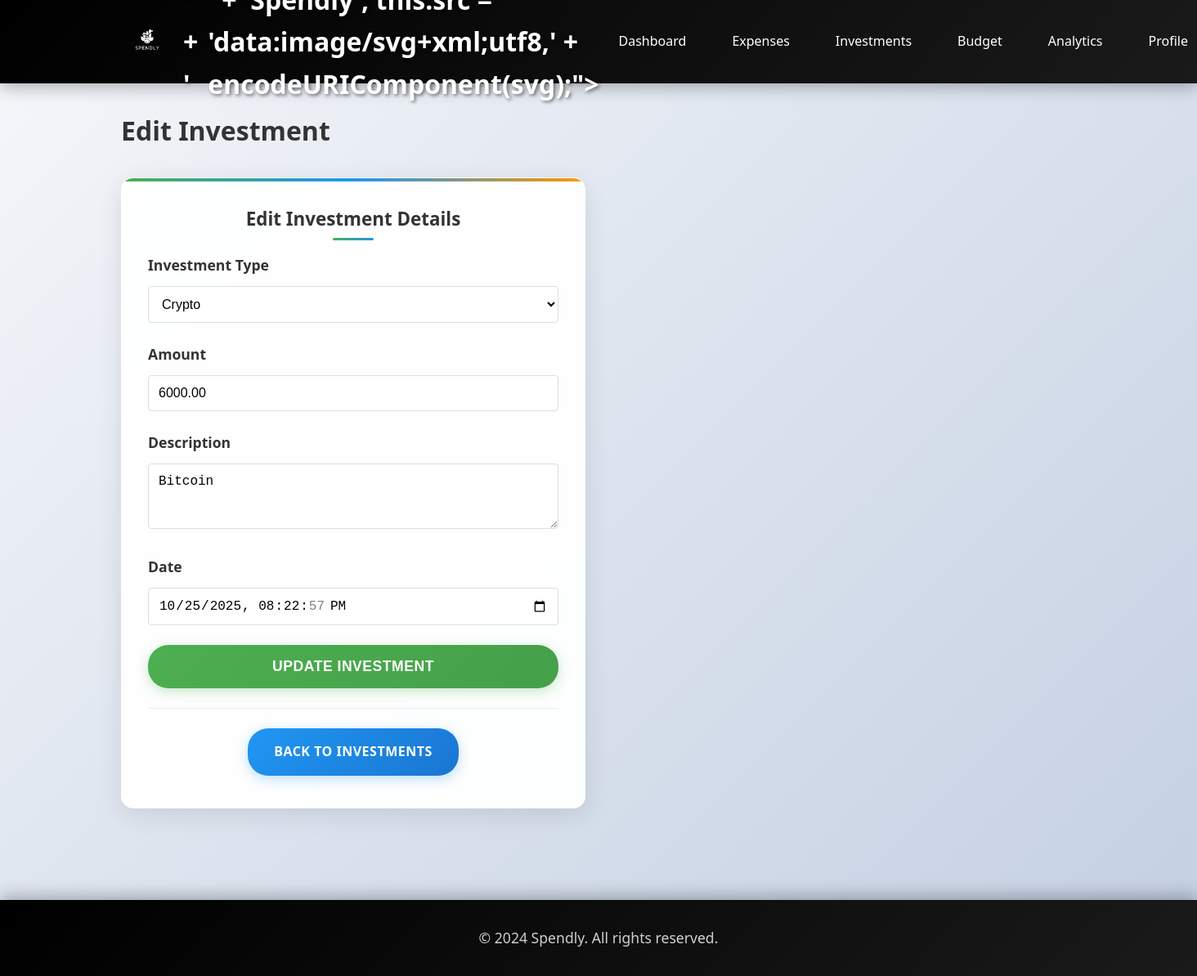
Page /investments/edit/16/ (signed in) on the committed database.
### budget/models.py (models this page shows, shortened)
class Investment(models.Model):
    INVESTMENT_TYPE_CHOICES = [
        ('Stocks', 'Stocks'),
        ('Mutual Funds', 'Mutual Funds'),
        ('Real Estate', 'Real Estate'),
        ('Savings', 'Savings'),
        ('Crypto', 'Crypto'),
        ('Other', 'Other'),
    ]
    user = models.ForeignKey(User, on_delete=models.CASCADE)
    investment_type = models.CharField(max_length=20, choices=INVESTMENT_TYPE_CHOICES)
    amount = models.DecimalField(max_digits=10, decimal_places=2)
    description = models.TextField()
    date = models.DateTimeField(default=timezone.now)
    month_year = models.CharField(max_length=7, help_text="Format: YYYY-MM")
    created_at = models.DateTimeField(auto_now_add=True)
    class Meta:
        ordering = ['-date']

### budget/views.py (the view)
# urls.py: path('investments/edit/<int:investment_id>/', views.edit_investment, name='edit_investment'),
@login_required
def edit_investment(request, investment_id):
    investment = get_object_or_404(Investment, id=investment_id, user=request.user)
    if request.method == 'POST':
        form = InvestmentForm(request.POST, instance=investment)
        if form.is_valid():
            form.save()
            messages.success(request, 'Investment updated successfully!')
            return redirect('investment_list')
    else:
        form = InvestmentForm(instance=investment)
    return render(request, 'budget/edit_investment.html', {'form': form, 'investment': investment})

### budget/forms.py
class InvestmentForm(forms.ModelForm):
    class Meta:
        model = Investment
        fields = ['investment_type', 'amount', 'description', 'date']
        widgets = {
            'investment_type': forms.Select(attrs={
                'class': 'form-control'
            }),
            'amount': forms.NumberInput(attrs={
                'class': 'form-control',
                'placeholder': 'Enter amount',
                'step': '0.01',
                'min': '0'
            }),
            'description': forms.Textarea(attrs={
                'class': 'form-control',
                'rows': 3,
                'placeholder': 'Enter description'
            }),
            'date': forms.DateTimeInput(attrs={
                'class': 'form-control',
                'type': 'datetime-local'
            })
        }
    def __init__(self, *args, **kwargs):
        super().__init__(*args, **kwargs)
        if not self.instance.pk:
            from django.utils import timezone
            self.fields['date'].initial = timezone.now()

### budget/context_processors.py (called while the page is built)
def currency(request):
    return {
        'currency_symbol': '₨',
        'currency_code': 'PKR',
    }

### budget/templates/budget/edit_investment.html (shortened to what this page needs)
{% extends 'budget/base.html' %}
{% block content %}
<div class="row">
    <div class="col-12">
        <h1 style="margin-bottom: 2rem; color: #333;">Edit Investment</h1>
    </div>
</div>
<div class="row justify-content-center">
    <div class="col-6">
        <div class="card">
            <div class="card-header">Edit Investment Details</div>
            <form method="post">
                <div class="form-group">
                    <label class="form-label" for="{{ form.investment_type.id_for_label }}">Investment Type</label>
                    {{ form.investment_type }}
                </div>
                <div class="form-group">
                    <label class="form-label" for="{{ form.amount.id_for_label }}">Amount</label>
                    {{ form.amount }}
                </div>
                <div class="form-group">
                    <label class="form-label" for="{{ form.description.id_for_label }}">Description</label>
                    {{ form.description }}
                </div>
                <div class="form-group">
                    <label class="form-label" for="{{ form.date.id_for_label }}">Date</label>
                    {{ form.date }}
                </div>
                <div class="form-group">
                    <button type="submit" class="btn btn-primary" style="width: 100%; padding: 1rem; font-size: 1.1rem;">
                        Update Investment
                    </button>
                </div>
            </form>
            <div class="text-center" style="margin-top: 1.5rem; padding-top: 1.5rem; border-top: 1px solid #eee;">
                <a href="{% url 'investment_list' %}" class="btn btn-secondary">Back to Investments</a>
            </div>
        </div>
    </div>
</div>
{% endblock %}

### budget/templates/budget/base.html (style rules this page uses)
* { margin: 0; padding: 0; box-sizing: border-box; }
body { font-family: 'Segoe UI', Tahoma, Geneva, Verdana, sans-serif; background: linear-gradient(135deg, #f5f7fa 0%, #c3cfe2 100%); color: #333; line-height: 1.6; min-height: 100vh; }
.card { background: rgba(255, 255, 255, 0.95); border-radius: 15px; box-shadow: 0 8px 32px rgba(0,0,0,0.1); padding: 2rem; margin-bottom: 2rem; backdrop-filter: blur(10px); border: 1px solid rgba(255, 255, 255, 0.2); transition: all 0.3s ease; position: relative; overflow: hidden; }
.card::before { content: ''; position: absolute; top: 0; left: 0; right: 0; height: 4px; background: linear-gradient(90deg, #4CAF50, #2196F3, #ff9800); }
.card-header { font-size: 1.4rem; font-weight: 700; margin-bottom: 1.5rem; color: #333; text-align: center; position: relative; }
.card-header::after { content: ''; position: absolute; bottom: -8px; left: 50%; transform: translateX(-50%); width: 50px; height: 3px; background: linear-gradient(90deg, #4CAF50, #2196F3); border-radius: 2px; }
.form-group { margin-bottom: 1.5rem; position: relative; }
.form-label { display: block; margin-bottom: 0.75rem; font-weight: 600; color: #333; font-size: 1.1rem; }
.form-control { width: 100%; padding: 1rem 1.25rem; border: 2px solid #e1e5e9; border-radius: 10px; font-size: 1rem; transition: all 0.3s ease; background: rgba(255, 255, 255, 0.9); }
.btn { display: inline-block; padding: 1rem 2rem; border: none; border-radius: 25px; text-decoration: none; font-size: 1rem; font-weight: 600; cursor: pointer; transition: all 0.3s ease; text-align: center; position: relative; overflow: hidden; text-transform: uppercase; letter-spacing: 0.5px; }
.btn::before { content: ''; position: absolute; top: 0; left: -100%; width: 100%; height: 100%; background: linear-gradient(90deg, transparent, rgba(255,255,255,0.2), transparent); transition: left 0.5s; }
.btn-primary { background: linear-gradient(135deg, #4CAF50, #45a049); color: white; box-shadow: 0 4px 15px rgba(76, 175, 80, 0.3); }
.btn-secondary { background: linear-gradient(135deg, #2196F3, #1976D2); color: white; box-shadow: 0 4px 15px rgba(33, 150, 243, 0.3); }
.row { display: flex; flex-wrap: wrap; margin: 0 -1rem; }
.col-6 { flex: 0 0 50%; padding: 0 1rem; }
.col-12 { flex: 0 0 100%; padding: 0 1rem; }
.text-center { text-align: center; }

### budget/templates/budget/edit_investment.html (style rules this page uses)
.form-control { border: 1px solid #ddd; border-radius: 4px; padding: 0.75rem; font-size: 1rem; width: 100%; transition: border-color 0.3s; }

### rows in the picture
Investment: investment_type "Crypto", amount "6000.00", description "Bitcoin", date "10/25/2025 20:22:57"
